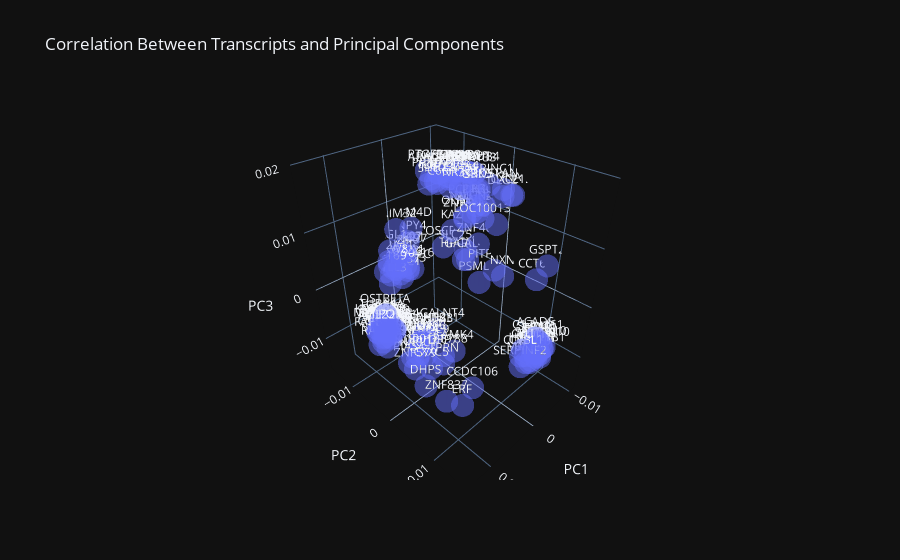

Notebook cell for this chart:
### Markdown cell above
---
# Grouping of Transcripts with Three Components
---

### Code cell
loadings_label = cand_trans
fig = px.scatter_3d(top_load, x='PC1', y='PC2', z='PC3', text = top_load.index, opacity = 0.5, title = 'Correlation Between Transcripts and Principal Components')
fig.update_layout(template='plotly_dark')

fig.show()

### Figure 1 — Plotly figure (JSON) as saved in the notebook; plotly's stock layout.template omitted (floating-point values rounded to 4 significant figures; data arrays with more than 128 entries replaced by an {"elided": "..."} marker saying what was removed)
{"data": [{"hovertemplate": "PC1=%{x}<br>PC2=%{y}<br>PC3=%{z}<br>index=%{text}<extra></extra>", "legendgroup": "", "marker": {"color": "#636efa", "opacity": 0.5, "symbol": "circle"}, "mode": "markers+text", "name": "", "scene": "scene", "showlegend": false, "text": {"elided": "150 str values"}, "type": "scatter3d", "x": {"elided": "150 float values"}, "y": {"elided": "150 float values"}, "z": {"elided": "150 float values"}}], "layout": {"legend": {"tracegroupgap": 0}, "scene": {"domain": {"x": [0, 1], "y": [0, 1]}, "xaxis": {"title": {"text": "PC1"}}, "yaxis": {"title": {"text": "PC2"}}, "zaxis": {"title": {"text": "PC3"}}}, "title": {"text": "Correlation Between Transcripts and Principal Components"}}}
